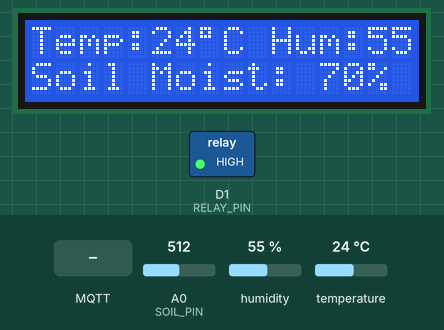
The sketch below on a simulated ESP8266 (NodeMCU). On the bench: 16×2 character LCD, switched loads named in the sketch (green lamp = pin HIGH). Inputs (shaded band) come from the test bench; at power-on: humidity 55 %, A0 (SOIL_PIN) = 512, temperature 24 °C. WiFi joins after 1.5 s; servers stay silent unless stated; random numbers use the default seed unless the sketch sets one; no MQTT or app messages arrive unless stated; what the sketch prints to the serial monitor is not drawn.

Above: at 5.6 s.
5.7 s: MQTT message "ON" arrives on the first subscribed topic
At 6.5 s:
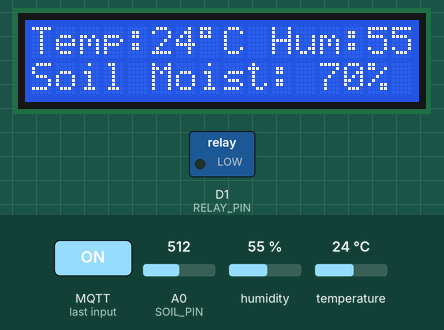
7.2 s: humidity set to 22 %
At 10.7 s:
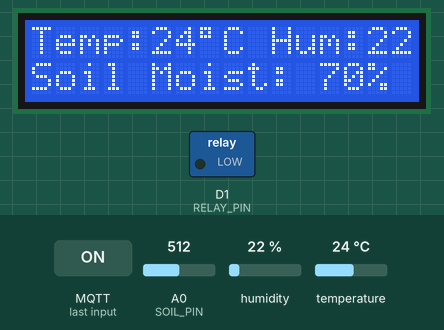
11.5 s: A0 (SOIL_PIN) set to 716
At 15.7 s:
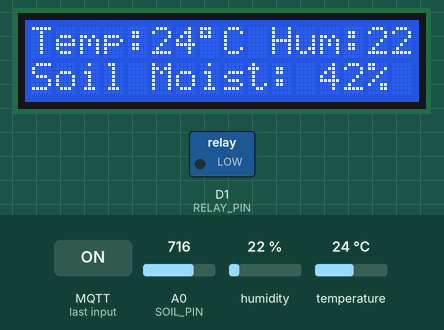
16.5 s: temperature set to 12 °C
At 20.7 s:
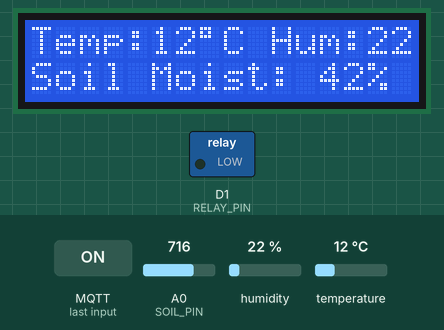
21.5 s: A0 (SOIL_PIN) set to 900
At 25.7 s:
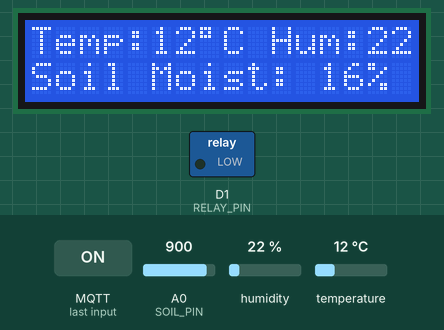
26.5 s: MQTT message "OFF" arrives on the first subscribed topic
At 27.1 s:
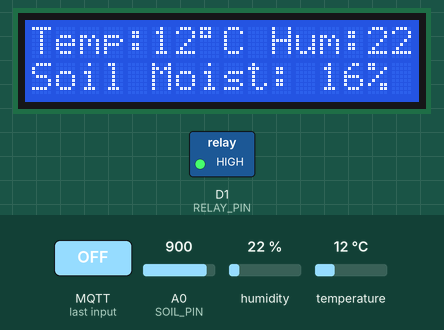
Timing chart, 0 to 29.0 s (numbered marks = the images above; inputs shaded):
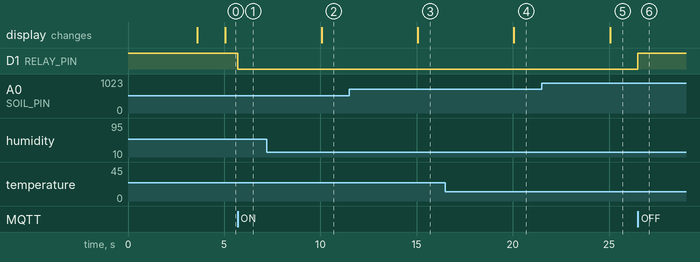

Measured:
- after the input at 5.7 s, D1 (RELAY_PIN): HIGH → LOW at once
- after the input at 7.2 s, the display: changes after 2.9 s (image 2)
- after the input at 11.5 s, the display: changes after 3.6 s (image 3)
- after the input at 16.5 s, the display: changes after 3.6 s (image 4)
- after the input at 21.5 s, the display: changes after 3.6 s (image 5)
- after the input at 26.5 s, D1 (RELAY_PIN): LOW → HIGH at once

The sketch:

main.ino_Garden_System_Project.ino
```cpp
#include <ESP8266WiFi.h>
#include <PubSubClient.h>
#include <DHT.h>
#include <ArduinoJson.h>
#include <LiquidCrystal_I2C.h>
#include "config.h"

DHT dht(DHTPIN, DHTTYPE);
LiquidCrystal_I2C lcd(0x27, 16, 2);
WiFiClient espClient;
PubSubClient mqttClient(espClient);

unsigned long lastPublishTime = 0;
const long PUBLISH_INTERVAL = 5000;

void setupWifi();
void reconnectMqtt();
void mqttCallback(char* topic, byte* payload, unsigned int length);
void publishAndDisplayData();

void setup() {
  Serial.begin(115200);


  pinMode(RELAY_PIN, OUTPUT);
  digitalWrite(RELAY_PIN, HIGH);


  lcd.init();
  lcd.backlight();
  lcd.clear();
  lcd.setCursor(1, 0);
  lcd.print("Smart Gardening");
  lcd.setCursor(5, 1);
  lcd.print("System");


  dht.begin();


  setupWifi();
  mqttClient.setServer(MQTT_SERVER, MQTT_PORT);
  mqttClient.setCallback(mqttCallback);

  delay(2000);
  lcd.clear();
}

void loop() {

  if (!mqttClient.connected()) {
    reconnectMqtt();
  }
  mqttClient.loop();

  unsigned long now = millis();
  if (now - lastPublishTime >= PUBLISH_INTERVAL) {
    lastPublishTime = now;
    publishAndDisplayData();
  }
}


void setupWifi() {
  delay(10);
  Serial.println();
  Serial.print("Connecting to Wi-Fi: ");
  Serial.println(WIFI_SSID);

  WiFi.mode(WIFI_STA);
  WiFi.begin(WIFI_SSID, WIFI_PASSWORD);

  while (WiFi.status() != WL_CONNECTED) {
    delay(500);
    Serial.print(".");
  }

  Serial.println("\nWi-Fi Connected!");
  Serial.print("ESP8266 IP Address: ");
  Serial.println(WiFi.localIP());
}


void mqttCallback(char* topic, byte* payload, unsigned int length) {
  String message = "";
  for (unsigned int i = 0; i < length; i++) {
    message += (char)payload[i];
  }

  Serial.print("Message arrived on [");
  Serial.print(topic);
  Serial.print("]: ");
  Serial.println(message);

  if (String(topic) == TOPIC_RELAY_COMMAND) {
    if (message == "ON" || message == "1") {
      digitalWrite(RELAY_PIN, LOW);
      mqttClient.publish(TOPIC_RELAY_STATUS, "ON");
      Serial.println("Action: Relay Turned ON");
    }
    else if (message == "OFF" || message == "0") {
      digitalWrite(RELAY_PIN, HIGH);
      mqttClient.publish(TOPIC_RELAY_STATUS, "OFF");
      Serial.println("Action: Relay Turned OFF");
    }
  }
}


void reconnectMqtt() {
  while (!mqttClient.connected()) {
    Serial.print("Connecting to MQTT Broker at ");
    Serial.print(MQTT_SERVER);
    Serial.print("...");

    String clientId = "ESP8266-SmartIrrigation-" + String(random(0xffff), HEX);

    if (mqttClient.connect(clientId.c_str(), MQTT_USER, MQTT_PASSWORD)) {
      Serial.println(" Connected!");
      mqttClient.subscribe(TOPIC_RELAY_COMMAND);
      Serial.print("Subscribed to: ");
      Serial.println(TOPIC_RELAY_COMMAND);
    } else {
      Serial.print(" Failed, rc=");
      Serial.print(mqttClient.state());
      Serial.println(" Retrying in 5 seconds...");
      delay(5000);
    }
  }
}


void publishAndDisplayData() {
  float temp = dht.readTemperature();
  float humidity = dht.readHumidity();
  int rawSoil = analogRead(SOIL_PIN);

  int soilMoisturePercent = map(rawSoil, 1024, 300, 0, 100);
  soilMoisturePercent = constrain(soilMoisturePercent, 0, 100);

  if (isnan(temp) || isnan(humidity)) {
    Serial.println("Failed to read from DHT sensor!");
    lcd.clear();
    lcd.setCursor(2, 0);
    lcd.print("No record is");
    lcd.setCursor(3, 1);
    lcd.print("collected");
    return;
  }


  lcd.clear();
  lcd.setCursor(0, 0);
  lcd.print("Temp:");
  lcd.print((int)temp);
  lcd.print((char)223);
  lcd.print("C Hum:");
  lcd.print((int)humidity);
  lcd.print("%");

  lcd.setCursor(0, 1);
  lcd.print("Soil Moist: ");
  lcd.print(soilMoisturePercent);
  lcd.print("%");


  StaticJsonDocument<200> doc;
  doc["temperature"]   = temp;
  doc["humidity"]      = humidity;
  doc["soil_moisture"] = soilMoisturePercent;
  doc["raw_soil"]      = rawSoil;

  char jsonBuffer[512];
  serializeJson(doc, jsonBuffer);


  mqttClient.publish(TOPIC_TELEMETRY, jsonBuffer);

  Serial.print("Published to Node-RED: ");
  Serial.println(jsonBuffer);
}
```

config.h
```cpp
#ifndef CONFIG_H
#define CONFIG_H

const char* WIFI_SSID     = "SmartHome_IoT_Network";
const char* WIFI_PASSWORD = "Password1234!";

const char* MQTT_SERVER   = "192.168.1.150";
const int   MQTT_PORT     = 1883;

const char* MQTT_USER     = "irrigation_admin";
const char* MQTT_PASSWORD = "MqttSecurePass2026!";

const char* TOPIC_TELEMETRY    = "irrigation/telemetry";
const char* TOPIC_RELAY_COMMAND = "irrigation/relay/command";
const char* TOPIC_RELAY_STATUS  = "irrigation/relay/status";

#define DHTPIN          D2
#define DHTTYPE         DHT11
#define SOIL_PIN        A0
#define RELAY_PIN       D1

#endif
```
